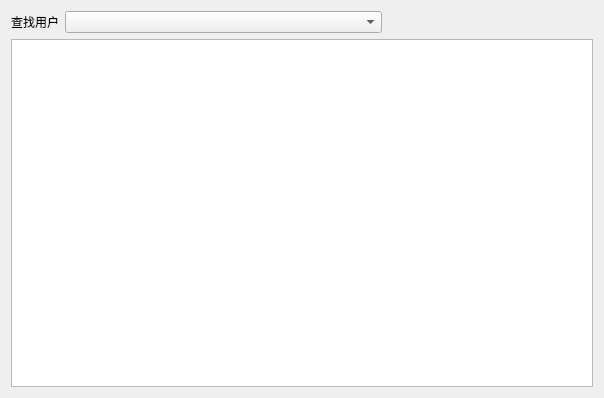
<?xml version="1.0" encoding="UTF-8"?>
<ui version="4.0">
 <class>SearchDialog</class>
 <widget class="QDialog" name="SearchDialog">
  <property name="geometry">
   <rect>
    <x>0</x>
    <y>0</y>
    <width>604</width>
    <height>398</height>
   </rect>
  </property>
  <property name="windowTitle">
   <string>Dialog</string>
  </property>
  <layout class="QVBoxLayout" name="verticalLayout_2">
   <item>
    <layout class="QVBoxLayout" name="verticalLayout">
     <item>
      <layout class="QHBoxLayout" name="horizontalLayout" stretch="0,3,2">
       <item>
        <widget class="QLabel" name="label">
         <property name="text">
          <string>查找用户</string>
         </property>
        </widget>
       </item>
       <item>
        <widget class="QComboBox" name="comboBox"/>
       </item>
       <item>
        <spacer name="horizontalSpacer">
         <property name="orientation">
          <enum>Qt::Horizontal</enum>
         </property>
         <property name="sizeHint" stdset="0">
          <size>
           <width>20</width>
           <height>20</height>
          </size>
         </property>
        </spacer>
       </item>
      </layout>
     </item>
     <item>
      <widget class="QTableView" name="tableView"/>
     </item>
    </layout>
   </item>
  </layout>
 </widget>
 <resources/>
 <connections/>
</ui>
